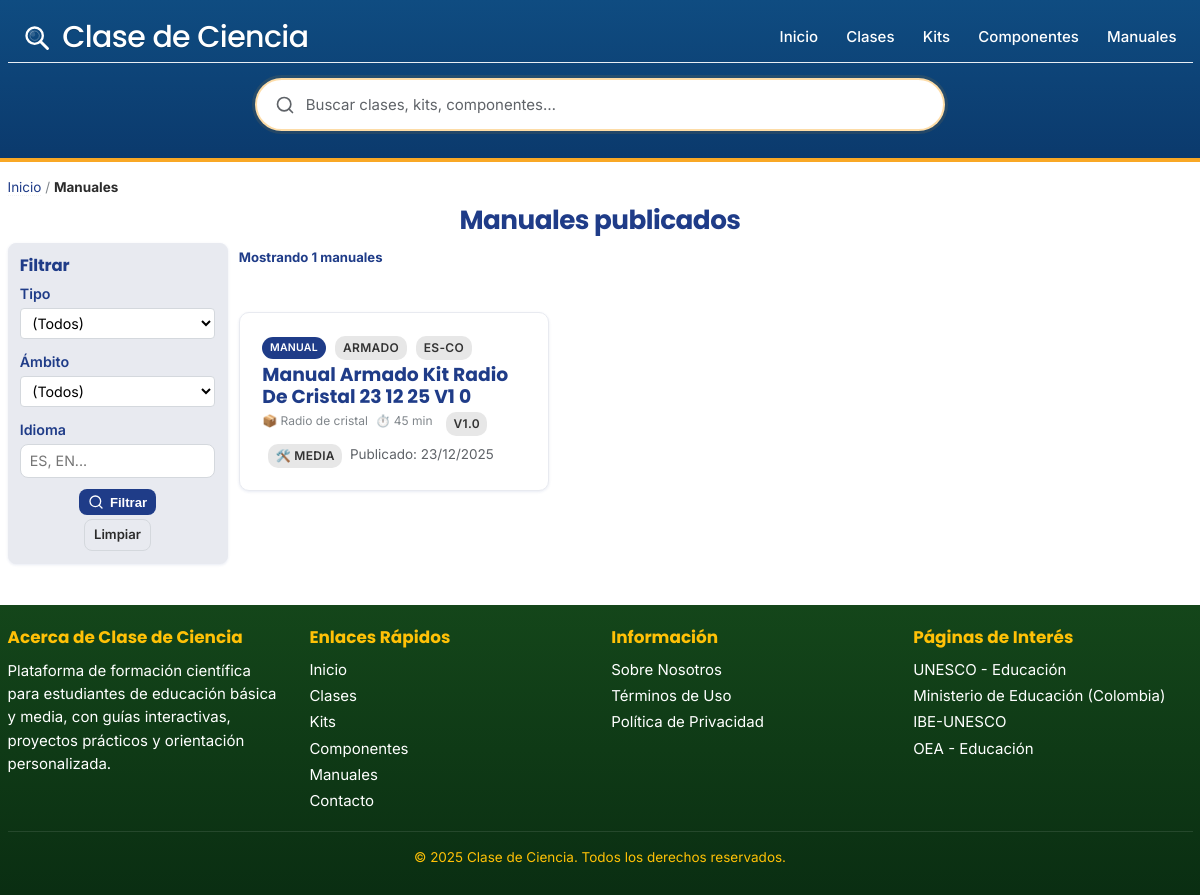
The page /manuales.php on the database as committed earlier.
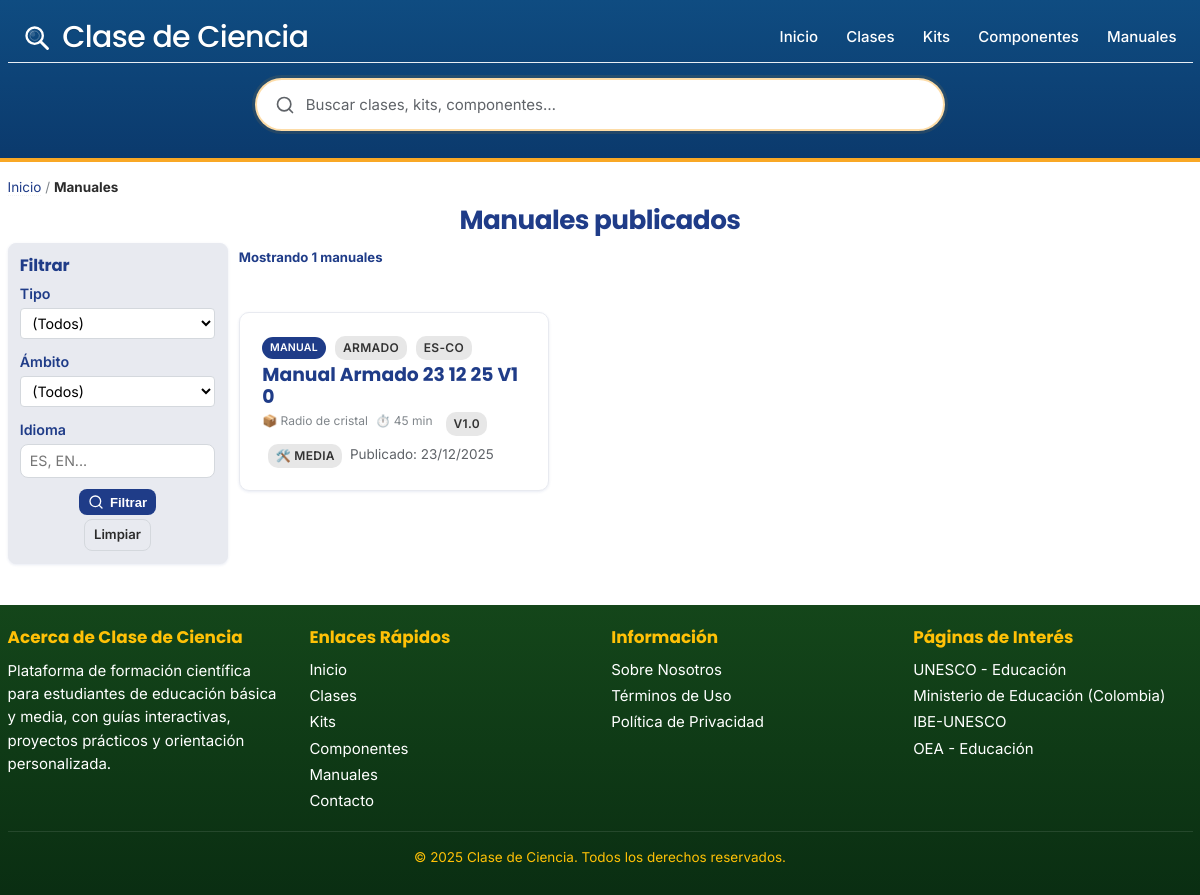
The same page on the database as committed later.
### tables this page shows
CREATE TABLE `kit_manuals` (
  `id` int(11) NOT NULL,
  `kit_id` int(11) DEFAULT NULL,
  `slug` varchar(120) NOT NULL COMMENT 'Slug del manual (por kit/idioma)',
  `version` varchar(32) NOT NULL DEFAULT '1.0',
  `autor` varchar(255) DEFAULT NULL COMMENT 'Nombre del autor del manual',
  `status` enum('draft','approved','published','discontinued') NOT NULL DEFAULT 'draft',
  `tipo_manual` enum('seguridad','armado','calibracion','uso','mantenimiento','teoria','experimento','solucion','evaluacion','docente','referencia') NOT NULL DEFAULT 'armado',
  `ambito` enum('kit','componente') NOT NULL DEFAULT 'kit',
  `item_id` int(11) DEFAULT NULL,
  `idioma` varchar(10) NOT NULL DEFAULT 'es-CO',
  `resumen` varchar(255) DEFAULT NULL,
  `time_minutes` int(11) DEFAULT NULL COMMENT 'Tiempo estimado de armado',
  `dificultad_ensamble` varchar(32) DEFAULT NULL,
  `pasos_json` longtext DEFAULT NULL CHECK (json_valid(`pasos_json`)),
  `herramientas_json` longtext DEFAULT NULL CHECK (json_valid(`herramientas_json`)),
  `seguridad_json` longtext DEFAULT NULL CHECK (json_valid(`seguridad_json`)),
  `html` mediumtext DEFAULT NULL,
  `render_mode` enum('legacy','fullhtml') NOT NULL DEFAULT 'legacy',
  `published_at` datetime DEFAULT NULL,
  `created_at` datetime NOT NULL DEFAULT current_timestamp(),
  `updated_at` datetime NOT NULL DEFAULT current_timestamp() ON UPDATE current_timestamp()
);

CREATE TABLE `kits` (
  `id` int(11) NOT NULL,
  `clase_id` int(11) NOT NULL,
  `nombre` varchar(120) NOT NULL,
  `slug` varchar(120) DEFAULT NULL,
  `codigo` varchar(64) DEFAULT NULL,
  `version` varchar(32) DEFAULT NULL,
  `resumen` text DEFAULT NULL,
  `contenido_html` mediumtext DEFAULT NULL,
  `imagen_portada` varchar(255) DEFAULT NULL,
  `video_portada` varchar(255) DEFAULT NULL,
  `seguridad` longtext DEFAULT NULL CHECK (json_valid(`seguridad`)),
  `seo_title` varchar(160) DEFAULT NULL,
  `seo_description` varchar(255) DEFAULT NULL,
  `activo` tinyint(1) NOT NULL DEFAULT 1,
  `created_at` datetime NOT NULL DEFAULT current_timestamp(),
  `updated_at` datetime NOT NULL DEFAULT current_timestamp() ON UPDATE current_timestamp(),
  `time_minutes` int(11) DEFAULT NULL COMMENT 'Tiempo armado por defecto',
  `dificultad_ensamble` varchar(32) DEFAULT NULL COMMENT 'Dificultad por defecto'
);

### includes/functions.php (called while the page is built, shortened)
<?php
function h($string) {
    return htmlspecialchars((string)$string, ENT_QUOTES, 'UTF-8');
}

### manuales.php (the view, shortened to what the changed rows need)
<?php
require_once 'config.php';
require_once 'includes/functions.php';
$items = [];
try {
    $where = ["k.activo = 1"];
    $params = [];
    $where[] = "m.status IN ('published','discontinued')";
      $sql = "SELECT m.id, m.slug, m.version, m.idioma, m.time_minutes, m.dificultad_ensamble, m.updated_at, m.published_at, m.status,
             m.tipo_manual, m.ambito, m.item_id,
             k.id AS kit_id, k.nombre AS kit_nombre, k.slug AS kit_slug,
             i.slug AS item_slug
           FROM kit_manuals m
           JOIN kits k ON k.id = m.kit_id
           LEFT JOIN kit_items i ON i.id = m.item_id
            WHERE " . implode(' AND ', $where) . "
            ORDER BY k.nombre ASC, m.slug ASC, m.version DESC";
    $stmt = $pdo->prepare($sql);
    $stmt->execute($params);
    $items = $stmt->fetchAll(PDO::FETCH_ASSOC) ?: [];
} catch (PDOException $e) {
    error_log('Error manuales list: ' . $e->getMessage());
    $items = [];
}
$tipo_map = [
  'seguridad' => ['emoji' => '🛡️', 'label' => 'Seguridad'],
  'armado' => ['emoji' => '🛠️', 'label' => 'Armado'],
  'calibracion' => ['emoji' => '🎛️', 'label' => 'Calibración'],
  'uso' => ['emoji' => '▶️', 'label' => 'Uso'],
  'mantenimiento' => ['emoji' => '🧰', 'label' => 'Mantenimiento'],
  'teoria' => ['emoji' => '📘', 'label' => 'Teoría'],
  'experimento' => ['emoji' => '🧪', 'label' => 'Experimento'],
  'solucion' => ['emoji' => '🩺', 'label' => 'Solución'],
  'evaluacion' => ['emoji' => '✅', 'label' => 'Evaluación'],
  'docente' => ['emoji' => '👩‍🏫', 'label' => 'Docente'],
  'referencia' => ['emoji' => '📚', 'label' => 'Referencia']
];
include 'includes/header.php';
?>
<div class="container library-page">
  <h1>Manuales publicados</h1>
  <div class="library-layout">
    <aside class="filters-sidebar">
      <h2>Filtrar</h2>
    </aside>
    <div class="library-content">
      <?php if (empty($items)): ?>
        <div class="no-results">
          <p>No hay manuales publicados con estos filtros.</p>
          <a href="/manuales.php" class="btn btn-secondary">Ver todos</a>
        </div>
      <?php else: ?>
        <div class="articles-grid">
          <?php foreach ($items as $m): ?>
          <?php
            $tk = strtolower((string)($m['tipo_manual'] ?? ''));
            $emoji = '📘'; $label = 'Manual';
            if ($tk && isset($tipo_map[$tk])) { $emoji = $tipo_map[$tk]['emoji']; $label = $tipo_map[$tk]['label']; }
            elseif (strpos(strtolower($m['slug']), 'arm') !== false) { $emoji = '🛠️'; $label = 'Armado'; }
            $href = '/' . h($m['slug']);
          ?>
          <article class="article-card" data-href="<?= h($href) ?>">
            <a class="card-link" href="<?= h($href) ?>">
              <div class="card-content">
                <div class="card-meta">
                  <span class="section-badge">Manual</span>
                  <span class="badge"><?= h($label) ?></span>
                  <?php if (!empty($m['idioma'])): ?><span class="badge"><?= h($m['idioma']) ?></span><?php endif; ?>
                </div>
                <h3><?= h(ucwords(str_replace('-', ' ', (string)$m['slug']))) ?></h3>
                <div class="card-footer">
                  <span class="area">📦 <?= h($m['kit_nombre']) ?></span>
                  <?php if (!empty($m['time_minutes'])): ?><span class="age">⏱️ <?= (int)$m['time_minutes'] ?> min</span><?php endif; ?>
                  <?php if (!empty($m['version'])): ?><span class="badge">v<?= h($m['version']) ?></span><?php endif; ?>
                  <?php if (!empty($m['dificultad_ensamble'])): ?><span class="badge">🛠️ <?= h($m['dificultad_ensamble']) ?></span><?php endif; ?>
                  <?php if (!empty($m['published_at'])): ?><span class="muted">Publicado: <?= h(date('d/m/Y', strtotime($m['published_at']))) ?></span><?php endif; ?>
                </div>
              </div>
            </a>
          </article>
          <?php endforeach; ?>
        </div>
      <?php endif; ?>
    </div>
  </div>
</div>
<?php include 'includes/footer.php'; ?>

Rows that differ between the two databases and show on the page:
changed kit_manuals "ARMADO": slug "Manual Armado Kit Radio De Cristal 23 12 25 V1 0" → "Manual Armado 23 12 25 V1 0"
